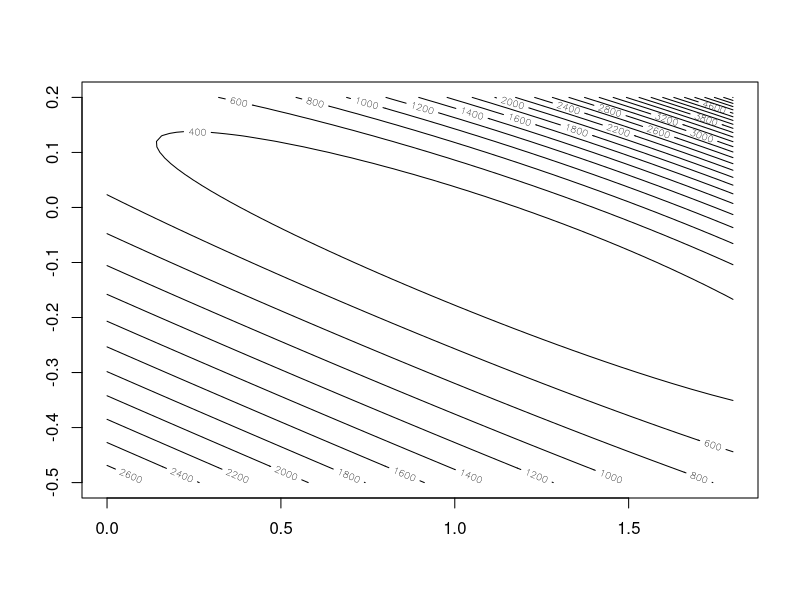

Source code (R):
## ---- chunk 1
# Poisson likelihood
poisson.loglik <- function(b) {
  b <- as.matrix(b)
  lambda <- exp(X %*% b)
  ell <- -sum(-lambda + y * log(lambda))
  return(ell)
}
## ---- chunk 2
# implement both BFGS and Nelder-Mead for comparison.

library(AER)

## prepare the data
data("RecreationDemand")
y <- RecreationDemand$trips
X <- with(RecreationDemand, cbind(1, income))

## estimation
b.init <- c(0, 1) # initial value
b.hat <- optimx::optimx(b.init, poisson.loglik,
  method = c("BFGS", "Nelder-Mead"),
  control = list(
    reltol = 1e-7,
    abstol = 1e-7
  )
)
print(b.hat)
## ---- chunk 3
x.grid <- seq(0, 1.8, 0.02)
x.length <- length(x.grid)
y.grid <- seq(-.5, .2, 0.01)
y.length <- length(y.grid)

z.contour <- matrix(0, nrow = x.length, ncol = y.length)

for (i in 1:x.length) {
  for (j in 1:y.length) {
    z.contour[i, j] <- poisson.loglik(c(x.grid[i], y.grid[j]))
  }
}

contour(x.grid, y.grid, z.contour, 20)
## ---- chunk 4

## optimization with NLoptr

opts <- list(
  "algorithm" = "NLOPT_LN_NELDERMEAD",
  "xtol_rel" = 1.0e-7,
  maxeval = 500
)

res_NM <- nloptr::nloptr(
  x0 = b.init,
  eval_f = poisson.loglik,
  opts = opts
)
print(res_NM)

# "SLSQP" is indeed the BFGS algorithm in NLopt,
# though "BFGS" doesn't appear in the name
opts <- list("algorithm" = "NLOPT_LD_SLSQP", "xtol_rel" = 1.0e-7)
## ---- chunk 5
poisson.loglik.grad <- function(b) {
  b <- as.matrix(b)
  lambda <- exp(X %*% b)
  ell <- -colSums(-as.vector(lambda) * X + y * X)
  return(ell)
}
## ---- chunk 6
# check the numerical gradient and the analytical gradient
b <- c(0, .5)
numDeriv::grad(poisson.loglik, b)
poisson.loglik.grad(b)
## ---- chunk 7
res_BFGS <- nloptr::nloptr(
  x0 = b.init,
  eval_f = poisson.loglik,
  eval_grad_f = poisson.loglik.grad,
  opts = opts
)
print(res_BFGS)
## ---- chunk 8
innerloop <- function(b, y, X, Z, tau) {
  n <- nrow(Z)
  m <- ncol(Z)

  # Generate moment condition
  H <- MomentMatrix(y, X, Z, b)

  # Initialize the mosek problem
  Prob <- list(sense = "max")

  # Prob$dparam$intpnt_nl_tol_rel_gap <- 1e-5;
  Prob$dparam <- list(INTPNT_CO_TOL_REL_GAP = 1e-5)

  # Linear coefficients of the objective
  Prob$c <- c(rep(0, n), rep(1, n), rep(0, n))

  # Linear constraints
  H_tilde <- Matrix(rbind(rep(1, n), H), sparse = TRUE)
  A <-
    rbind(
      cbind(H_tilde, Matrix(0, m + 1, 2 * n, sparse = TRUE)),
      cbind(Matrix(0, n, 2 * n, sparse = TRUE), Diagonal(n))
    )
  Prob$A <- A
  Prob$bc <-
    rbind(c(1, rep(-tau, m), rep(1, n)), c(1, rep(tau, m), rep(1, n)))
  Prob$bx <- rbind(
    c(rep(0, n), rep(-Inf, n), rep(1, n)),
    c(rep(1, n), rep(0, n), rep(1, n))
  )

  # Exponential Cones
  NUMCONES <- n
  Prob$cones <- matrix(list(), nrow = 2, ncol = NUMCONES)
  rownames(Prob$cones) <- c("type", "sub")
  for (i in 1:n) {
    Prob$cones[, i] <- list("PEXP", c(i, 2 * n + i, n + i))
  }

  # Invoke Mosek
  mosek.out <- mosek(Prob, opts = list(verbose = 0, soldetail = 1))

  if (mosek.out$sol$itr$solsta == "OPTIMAL") {
    # Since the default of NLOPTR is to do minimization, need to set it as negative
    return(-mosek.out$sol$itr$pobjval)
  } else {
    warning("WARNING: Inner 
loop not optimized")
    return(Inf)
  }
}
